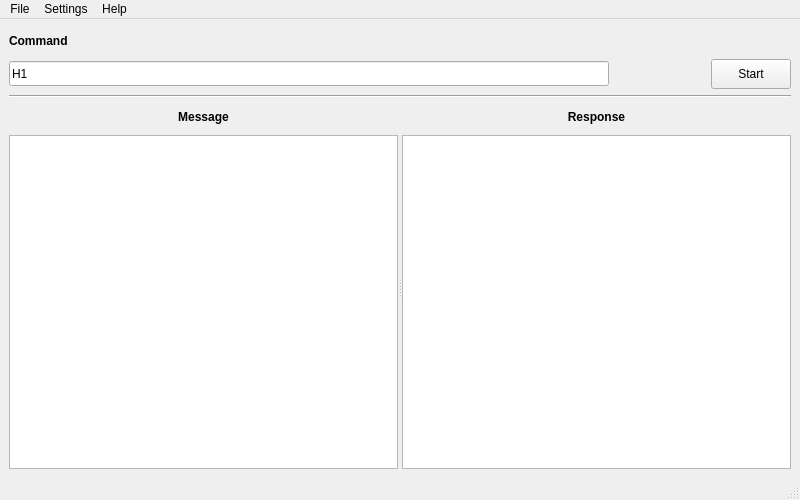
<?xml version="1.0" encoding="UTF-8"?>
<ui version="4.0">
 <class>ZevisionGen</class>
 <widget class="QMainWindow" name="ZevisionGen">
  <property name="geometry">
   <rect>
    <x>0</x>
    <y>0</y>
    <width>800</width>
    <height>500</height>
   </rect>
  </property>
  <property name="windowTitle">
   <string>ZevisionGen</string>
  </property>
  <widget class="QWidget" name="Mainwidget">
   <layout class="QGridLayout" name="gridLayout_3" rowstretch="1,1,9">
    <item row="0" column="0">
     <layout class="QGridLayout" name="CMDLayout">
      <item row="0" column="0">
       <widget class="QLabel" name="label_3">
        <property name="minimumSize">
         <size>
          <width>0</width>
          <height>25</height>
         </size>
        </property>
        <property name="font">
         <font>
          <bold>true</bold>
         </font>
        </property>
        <property name="text">
         <string>Command</string>
        </property>
       </widget>
      </item>
      <item row="1" column="0">
       <widget class="QLineEdit" name="cmd_le">
        <property name="sizePolicy">
         <sizepolicy hsizetype="Fixed" vsizetype="Fixed">
          <horstretch>0</horstretch>
          <verstretch>0</verstretch>
         </sizepolicy>
        </property>
        <property name="minimumSize">
         <size>
          <width>600</width>
          <height>25</height>
         </size>
        </property>
        <property name="text">
         <string>H1</string>
        </property>
       </widget>
      </item>
      <item row="1" column="1">
       <spacer name="horizontalSpacer">
        <property name="orientation">
         <enum>Qt::Horizontal</enum>
        </property>
        <property name="sizeHint" stdset="0">
         <size>
          <width>40</width>
          <height>20</height>
         </size>
        </property>
       </spacer>
      </item>
      <item row="1" column="2">
       <widget class="QPushButton" name="send_btn">
        <property name="sizePolicy">
         <sizepolicy hsizetype="Fixed" vsizetype="Fixed">
          <horstretch>0</horstretch>
          <verstretch>0</verstretch>
         </sizepolicy>
        </property>
        <property name="minimumSize">
         <size>
          <width>75</width>
          <height>30</height>
         </size>
        </property>
        <property name="text">
         <string>Start</string>
        </property>
       </widget>
      </item>
     </layout>
    </item>
    <item row="1" column="0">
     <widget class="Line" name="line">
      <property name="minimumSize">
       <size>
        <width>25</width>
        <height>0</height>
       </size>
      </property>
      <property name="orientation">
       <enum>Qt::Horizontal</enum>
      </property>
     </widget>
    </item>
    <item row="2" column="0">
     <widget class="QSplitter" name="tbSpliter">
      <property name="orientation">
       <enum>Qt::Horizontal</enum>
      </property>
      <widget class="QWidget" name="msg_widget" native="true">
       <layout class="QGridLayout" name="gridLayout" rowstretch="1,99">
        <item row="0" column="0">
         <widget class="QLabel" name="msg_lb">
          <property name="minimumSize">
           <size>
            <width>0</width>
            <height>25</height>
           </size>
          </property>
          <property name="font">
           <font>
            <bold>true</bold>
           </font>
          </property>
          <property name="text">
           <string>Message</string>
          </property>
          <property name="alignment">
           <set>Qt::AlignCenter</set>
          </property>
         </widget>
        </item>
        <item row="1" column="0">
         <widget class="QTableWidget" name="msg_tb"/>
        </item>
       </layout>
      </widget>
      <widget class="QWidget" name="resp_widget" native="true">
       <layout class="QGridLayout" name="gridLayout_2" rowstretch="1,99">
        <item row="0" column="0">
         <widget class="QLabel" name="resp_lb">
          <property name="minimumSize">
           <size>
            <width>0</width>
            <height>25</height>
           </size>
          </property>
          <property name="font">
           <font>
            <bold>true</bold>
           </font>
          </property>
          <property name="text">
           <string>Response</string>
          </property>
          <property name="alignment">
           <set>Qt::AlignCenter</set>
          </property>
         </widget>
        </item>
        <item row="1" column="0">
         <widget class="QTableWidget" name="resp_tb"/>
        </item>
       </layout>
      </widget>
     </widget>
    </item>
   </layout>
  </widget>
  <widget class="QMenuBar" name="menubar">
   <property name="geometry">
    <rect>
     <x>0</x>
     <y>0</y>
     <width>800</width>
     <height>22</height>
    </rect>
   </property>
   <widget class="QMenu" name="menuFile">
    <property name="title">
     <string>File</string>
    </property>
    <addaction name="actionDataLogSetting"/>
    <addaction name="actionExit"/>
   </widget>
   <widget class="QMenu" name="menuSettings">
    <property name="title">
     <string>Settings</string>
    </property>
    <addaction name="separator"/>
    <addaction name="actionCommSettings"/>
    <addaction name="actionToggle_CHS_ENG"/>
   </widget>
   <widget class="QMenu" name="menuView">
    <property name="title">
     <string>Help</string>
    </property>
    <addaction name="actionHelp"/>
    <addaction name="actionDocument"/>
   </widget>
   <addaction name="menuFile"/>
   <addaction name="menuSettings"/>
   <addaction name="menuView"/>
  </widget>
  <widget class="QStatusBar" name="statusbar"/>
  <action name="actionDataLogSetting">
   <property name="text">
    <string>DataLogSetting</string>
   </property>
  </action>
  <action name="actionExit">
   <property name="text">
    <string>Exit</string>
   </property>
  </action>
  <action name="actionCommSettings">
   <property name="text">
    <string>CommSettings</string>
   </property>
  </action>
  <action name="actionHelp">
   <property name="text">
    <string>About</string>
   </property>
  </action>
  <action name="actionDocument">
   <property name="text">
    <string>Document</string>
   </property>
  </action>
  <action name="actionToggle_CHS_ENG">
   <property name="text">
    <string>Toggle CHS/ENG</string>
   </property>
  </action>
 </widget>
 <resources/>
 <connections/>
</ui>
